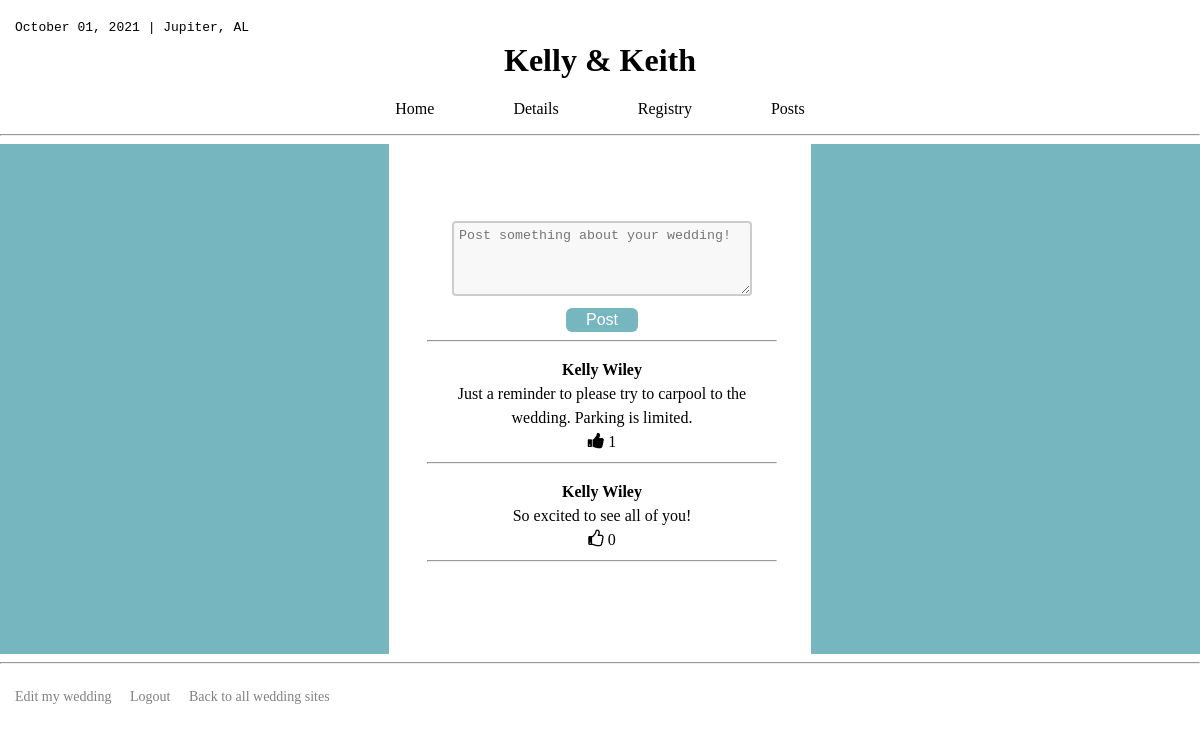
Screenshot of /posts/40 (signed in) with the database file from the repository.
### wedding_app/models.py (models this page shows)
class Wedding(models.Model):
    sfname = models.CharField(max_length=255)
    slname = models.CharField(max_length=255)
    cvenue = models.CharField(max_length=255, null=True)
    caddress = models.CharField(max_length=255)
    ccity = models.CharField(max_length=255)
    cstate = models.CharField(max_length=255)
    cdate = models.DateField()
    ctime = models.TimeField()
    czip = models.IntegerField(null=True)
    rvenue = models.CharField(max_length=255, null=True)
    raddress = models.CharField(max_length=255)
    rcity = models.CharField(max_length=255)
    rstate = models.CharField(max_length=255)
    rdate = models.DateField(null=True)
    rzip = models.IntegerField(null=True)
    rtime = models.TimeField()
    image = models.ImageField(upload_to='weddings', null=True)
    description = models.CharField(max_length=1000, null=True)
    wedding_owner = models.ForeignKey('User', related_name="wedding_created", on_delete=models.CASCADE, null=True)
    objects = WeddingManager()

class User(models.Model):
    fname = models.CharField(max_length=255)
    lname = models.CharField(max_length=255)
    email = models.CharField(max_length=255)
    password = models.CharField(max_length=255)
    confirm = models.CharField(max_length=255)
    created_at = models.DateTimeField(auto_now_add=True)
    updated_at = models.DateTimeField(auto_now=True)
    objects = UserManager()

class Post(models.Model):
    post = models.CharField(max_length=255)
    uploaded_by = models.ForeignKey('User', related_name="posts_uploaded", on_delete=models.CASCADE)
    liked_by = models.ManyToManyField('User', related_name="likes")
    created_at = models.DateTimeField(auto_now_add=True)
    updated_at = models.DateTimeField(auto_now=True)

### wedding_app/views.py (the view)
# urls.py: path('posts/<int:user_id>', views.posts),
def posts(request, user_id):
    if 'user_id' not in request.session:
        return redirect('/')
    user = User.objects.get(id=user_id)
    this_user = User.objects.get(id=request.session['user_id'])
    context = {
        "user": user,
        "this_user": this_user,
        "weddings": Wedding.objects.all(),
        "posts": Post.objects.all().order_by("-created_at")
    }
    return render(request, 'posts.html', context)

### wedding_app/templates/posts.html (shortened to what this page needs)
<!DOCTYPE html>
<html lang="en">
<head>
    {% load static %}
    <link rel="stylesheet" href="https://cdnjs.cloudflare.com/ajax/libs/font-awesome/4.7.0/css/font-awesome.min.css">
    <link rel="stylesheet" href="{% static 'css/style.css' %}">
</head>
<body>
    <div id="posts_wrapper" class="wrapper">
        <div class="container">
            <div class="dheader">
                {% for wedding in weddings %}
                    {% if user.id == wedding.wedding_owner.id %}
                        {{wedding.cdate|date:"F d, Y" }} |
                        {{wedding.ccity}}, {{wedding.cstate}}
            </div>
            <h1 class="title">{{user.fname}} & {{wedding.sfname}}</h1>
            <div class="links">
                <p><a href="/wedding/{{user.id}}">Home</a>
                <a href="/details/{{user.id}}">Details</a>
                <a href = "/registry/{{user.id}}">Registry</a>
                    <a href="/posts/{{user.id}}">Posts</a></p>
                    {% endif %}
                {% endfor %}
            </div>
            <hr class="hr">
            <div class="post_container">
                <div class="posts">
                    <div class="post_blocks">
                        {% if this_user.id == user.id %}
                        <form id="make_post" class="post_form" action="/make_post/{{user.id}}" method="POST">
                            <textarea class="post_input" name="post" placeholder="Post something about your wedding!"required></textarea>
                            <br><button class="post_button" id="post_button">Post</button>
                            <hr>
                        {% endif %}
                        </form>
                            <div id="posts_container">
                                {% for post in posts %}
                                    {% if post.uploaded_by.id == user.id %}
                                        <span class="poster">{{post.uploaded_by.fname}} {{post.uploaded_by.lname}}</span>
                                        <br><span class="post">{{post.post}}</span>
                                    {% endif %}
                                    {% if post.uploaded_by.id == user.id and this_user not in post.liked_by.all %}
                                        <br><a href="like_post/{{post.id}}/{{user.id}}" id="like_post"><i class="fa" style="font-size:18px">&#xf087;</i></a> {{post.liked_by.all.count}}
                                        <hr>
                                    {% endif %}
                                    {% if post.uploaded_by.id == user.id and this_user in post.liked_by.all %}
                                        <br><a href="unlike_post/{{post.id}}/{{user.id}}"><i class="fa fa-thumbs-up" style="font-size:18px"></i></a>  {{post.liked_by.all.count}}
                                        <hr>
                                    {% endif %}</p>
                                {% endfor %}
                            </div>
                    </div>
                </div>
            </div>
            <hr>
            <div class="footer_links">
                {% for wedding in weddings %}
                        {% if this_user.id == wedding.wedding_owner.id and user.id == wedding.wedding_owner.id %}
                            <a href="/my_wedding/{{wedding.id}}" class="logout">Edit my wedding</a>
                        {% endif %}
                    {% endfor %}
                <a href="/logout" class="logout">Logout</a>
                <a href= "/home" class="home">Back to all wedding sites</a>
            </div>
        </div>
    </div>
</body>
</html>

### wedding_app/static/css/style.css (style rules this page uses)
body { padding: 0; margin: 0; }
.wrapper { width: 100%; }
.container { width: 100%; }
.dheader { margin-left: 15px; padding-top: 20px; font-family: "Courier New", Courier, monospace; font-size: 13px; }
button { cursor: pointer; }
.title { margin-top: 7px; text-align: center; font-family: 'Darleston', 'Papyrus', 'sans-serif'; }
.links { font-family: 'Darleston', 'Papyrus', 'sans-serif'; text-align: center; word-spacing: 75px; }
a { color: black; }
a:link { text-decoration: none; }
.footer_links { font-size: 14px; margin-left: 15px; margin-top: 25px; margin-bottom: 15px; }
.logout { color: gray; margin-right: 15px; }
.home { color:grey }
.hr { margin-top: 15px; }
.post_container { background-color: #76B7BF; width: 100%; min-height: 500px; text-align: center; line-height: 24px; }
.posts { border-left: 5px; border-right: 5px; width: 350px; min-height: 510px; padding-left: 3%; padding-right: 3%; margin: 0 auto; display: grid; place-items: center; grid-template-areas: "post_blocks"; background-color: white; }
.post_blocks { margin: 2px; width:350px; grid-area: "post_blocks"; }
.post_button { background-color: #76B7BF; border: none; color: white; padding: 3px 20px; text-align: center; text-decoration: none; border-radius: 6px; font-size: 16px; margin-top: 5px; }
.post_input { width: 300px; height: 75px; padding: 5px 5px; box-sizing: border-box; border: 2px solid #ccc; border-radius: 4px; background-color: #f8f8f8; resize: vertical; }
.poster { font-weight: bold; }

### rows the page displays
Wedding: cdate "October 01, 2021", ccity "Jupiter", cstate "AL", sfname "Keith"
User: fname "Kelly"
Post: uploaded_by.fname "Kelly", uploaded_by.lname "Wiley", post "Just a reminder to please try to carpool to the wedding. Parking is limited.", liked_by.all.count "1"
Post: uploaded_by.fname "Kelly", uploaded_by.lname "Wiley", post "So excited to see all of you!", liked_by.all.count "0"
